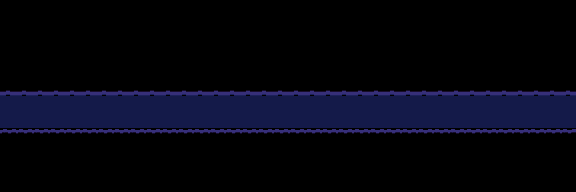

Rendered tile map (Tiled .tmx) drawn with the repository's tilesets; below, a short description and the full map source, tile grids included:
An orthogonal 36x12 tile map with 16x16 px tiles, 3 tile layers (BGLower, BGUpper, BGUpper2) and 2 objects.

<map version="1.10" tiledversion="1.10.1" orientation="orthogonal" renderorder="right-down" width="36" height="12" tilewidth="16" tileheight="16" infinite="0" nextlayerid="12" nextobjectid="487">
 <tileset firstgid="1" source="waterfall.tsx" />
 <layer id="7" name="BGLower" width="36" height="12">
  <data encoding="csv">
119,119,119,119,119,119,119,119,119,119,119,119,119,119,119,119,119,119,119,119,119,119,119,119,119,119,119,119,119,119,119,119,119,119,119,119,
119,119,119,119,119,119,119,119,119,119,119,119,119,119,119,119,119,119,119,119,119,119,119,119,119,119,119,119,119,119,119,119,119,119,119,119,
119,119,119,119,119,119,119,119,119,119,119,119,119,119,119,119,119,119,119,119,119,119,119,119,119,119,119,119,119,119,119,119,119,119,119,119,
119,119,119,119,119,119,119,119,119,119,119,119,119,119,119,119,119,119,119,119,119,119,119,119,119,119,119,119,119,119,119,119,119,119,119,119,
119,119,119,119,119,119,119,119,119,119,119,119,119,119,119,119,119,119,119,119,119,119,119,119,119,119,119,119,119,119,119,119,119,119,119,119,
119,119,119,119,119,119,119,119,119,119,119,119,119,119,119,119,119,119,119,119,119,119,119,119,119,119,119,119,119,119,119,119,119,119,119,119,
210,210,210,210,210,210,210,210,210,210,210,210,210,210,210,210,210,210,210,210,210,210,210,210,210,210,210,210,210,210,210,210,210,210,210,210,
210,210,210,210,210,210,210,210,210,210,210,210,210,210,210,210,210,210,210,210,210,210,210,210,210,210,210,210,210,210,210,210,210,210,210,210,
119,119,119,119,119,119,119,119,119,119,119,119,119,119,119,119,119,119,119,119,119,119,119,119,119,119,119,119,119,119,119,119,119,119,119,119,
119,119,119,119,119,119,119,119,119,119,119,119,119,119,119,119,119,119,119,119,119,119,119,119,119,119,119,119,119,119,119,119,119,119,119,119,
119,119,119,119,119,119,119,119,119,119,119,119,119,119,119,119,119,119,119,119,119,119,119,119,119,119,119,119,119,119,119,119,119,119,119,119,
119,119,119,119,119,119,119,119,119,119,119,119,119,119,119,119,119,119,119,119,119,119,119,119,119,119,119,119,119,119,119,119,119,119,119,119
</data>
 </layer>
 <layer id="8" name="BGUpper" width="36" height="12">
  <data encoding="csv">
0,0,0,0,0,0,0,0,0,0,0,0,0,0,0,0,0,0,0,0,0,0,0,0,0,0,0,0,0,0,0,0,0,0,0,0,
0,0,0,0,0,0,0,0,0,0,0,0,0,0,0,0,0,0,0,0,0,0,0,0,0,0,0,0,0,0,0,0,0,0,0,0,
0,0,0,0,0,0,0,0,0,0,0,0,0,0,0,0,0,0,0,0,0,0,0,0,0,0,0,0,0,0,0,0,0,0,0,0,
0,0,0,0,0,0,0,0,0,0,0,0,0,0,0,0,0,0,0,0,0,0,0,0,0,0,0,0,0,0,0,0,0,0,0,0,
0,0,0,0,0,0,0,0,0,0,0,0,0,0,0,0,0,0,0,0,0,0,0,0,0,0,0,0,0,0,0,0,0,0,0,0,
257,257,257,257,257,257,257,257,257,257,257,257,257,257,257,257,257,257,257,257,257,257,257,257,257,257,257,257,257,257,257,257,257,257,257,257,
0,0,0,0,0,0,0,0,0,0,0,0,0,0,0,0,0,0,0,0,0,0,0,0,0,0,0,0,0,0,0,0,0,0,0,0,
0,0,0,0,0,0,0,0,0,0,0,0,0,0,0,0,0,0,0,0,0,0,0,0,0,0,0,0,0,0,0,0,0,0,0,0,
221,221,221,221,221,221,221,221,221,221,221,221,221,221,221,221,221,221,221,221,221,221,221,221,221,221,221,221,221,221,221,221,221,221,221,221,
0,0,0,0,0,0,0,0,0,0,0,0,0,0,0,0,0,0,0,0,0,0,0,0,0,0,0,0,0,0,0,0,0,0,0,0,
0,0,0,0,0,0,0,0,0,0,0,0,0,0,0,0,0,0,0,0,0,0,0,0,0,0,0,0,0,0,0,0,0,0,0,0,
0,0,0,0,0,0,0,0,0,0,0,0,0,0,0,0,0,0,0,0,0,0,0,0,0,0,0,0,0,0,0,0,0,0,0,0
</data>
 </layer>
 <layer id="9" name="BGUpper2" width="36" height="12">
  <data encoding="csv">
0,0,0,0,0,0,0,0,0,0,0,0,0,0,0,0,0,0,0,0,0,0,0,0,0,0,0,0,0,0,0,0,0,0,0,0,
0,0,0,0,0,0,0,0,0,0,0,0,0,0,0,0,0,0,0,0,0,0,0,0,0,0,0,0,0,0,0,0,0,0,0,0,
0,0,0,0,0,0,0,0,0,0,0,0,0,0,0,0,0,0,0,0,0,0,0,0,0,0,0,0,0,0,0,0,0,0,0,0,
0,0,0,0,0,0,0,0,0,0,0,0,0,0,0,0,0,0,0,0,0,0,0,0,0,0,0,0,0,0,0,0,0,0,0,0,
0,0,0,0,0,0,0,0,0,0,0,0,0,0,0,0,0,0,0,0,0,0,0,0,0,0,0,0,0,0,0,0,0,0,0,0,
0,0,0,0,0,0,0,0,0,0,0,0,0,0,0,0,0,0,0,0,0,0,0,0,0,0,0,0,0,0,0,0,0,0,0,0,
0,0,0,0,0,0,0,0,0,0,0,0,0,0,0,0,0,0,0,0,0,0,0,0,0,0,0,0,0,0,0,0,0,0,0,0,
0,0,0,0,0,0,0,0,0,0,0,0,0,0,0,0,0,0,0,0,0,0,0,0,0,0,0,0,0,0,0,0,0,0,0,0,
0,0,0,0,0,0,0,0,0,0,0,0,0,0,0,0,0,0,0,0,0,0,0,0,0,0,0,0,0,0,0,0,0,0,0,0,
0,0,0,0,0,0,0,0,0,0,0,0,0,0,0,0,0,0,0,0,0,0,0,0,0,0,0,0,0,0,0,0,0,0,0,0,
0,0,0,0,0,0,0,0,0,0,0,0,0,0,0,0,0,0,0,0,0,0,0,0,0,0,0,0,0,0,0,0,0,0,0,0,
0,0,0,0,0,0,0,0,0,0,0,0,0,0,0,0,0,0,0,0,0,0,0,0,0,0,0,0,0,0,0,0,0,0,0,0
</data>
 </layer>
 <objectgroup id="10" name="Wall">
  <object id="484" x="0" y="80" width="576" height="16" />
  <object id="486" x="0" y="128" width="576" height="16" />
 </objectgroup>
 <objectgroup id="3" name="Entity" opacity="0.71" />
 <objectgroup draworder="index" id="4" name="Warp" />
 <objectgroup id="11" name="Path" />
</map>
